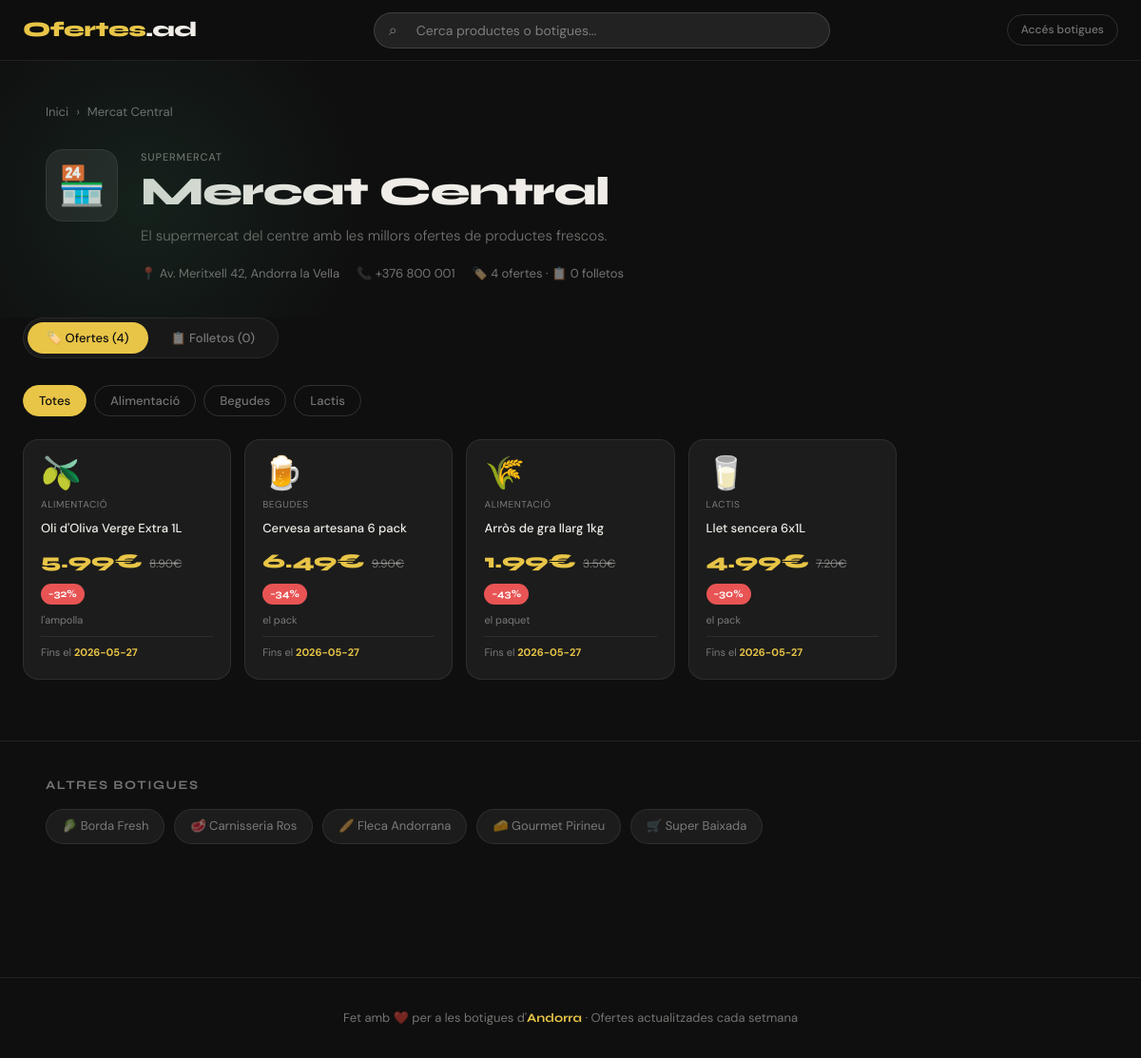
Page /negoci/1 on the committed database.
### tables this page shows
CREATE TABLE businesses (
            id        INTEGER PRIMARY KEY AUTOINCREMENT,
            name      TEXT NOT NULL,
            category  TEXT NOT NULL,
            logo      TEXT DEFAULT '🏪',
            color     TEXT DEFAULT '#2D6A4F',
            accent    TEXT DEFAULT '#52B788',
            description TEXT DEFAULT '',
            location  TEXT DEFAULT '',
            phone     TEXT DEFAULT '',
            username  TEXT UNIQUE NOT NULL,
            password  TEXT NOT NULL,
            active    INTEGER DEFAULT 1,
            created   TEXT DEFAULT (datetime('now'))
        );

CREATE TABLE ofertes (
            id           INTEGER PRIMARY KEY AUTOINCREMENT,
            business_id  INTEGER NOT NULL,
            name         TEXT NOT NULL,
            emoji        TEXT DEFAULT '🛒',
            description  TEXT DEFAULT '',
            original_price REAL NOT NULL,
            offer_price  REAL NOT NULL,
            unit         TEXT DEFAULT '',
            category     TEXT DEFAULT '',
            image        TEXT DEFAULT '',
            valid_from   TEXT NOT NULL,
            valid_until  TEXT NOT NULL,
            featured     INTEGER DEFAULT 0,
            created      TEXT DEFAULT (datetime('now')),
            FOREIGN KEY (business_id) REFERENCES businesses(id)
        );

### app.py (the view)
@app.route('/negoci/<int:bid>')
def business(bid):
    db = get_db()
    today = today_str()
    b = db.execute("SELECT * FROM businesses WHERE id=? AND active=1", (bid,)).fetchone()
    if not b:
        return redirect(url_for('index'))
    ofertes = db.execute("""
        SELECT * FROM ofertes WHERE business_id=?
        AND valid_from<=? AND valid_until>=?
        ORDER BY featured DESC, created DESC""", (bid, today, today)).fetchall()
    folletos = db.execute("""
        SELECT * FROM folletos WHERE business_id=?
        AND valid_from<=? AND valid_until>=?
        ORDER BY created DESC""", (bid, today, today)).fetchall()
    categories = sorted(set(o['category'] for o in ofertes if o['category']))
    all_businesses = db.execute("SELECT * FROM businesses WHERE active=1 ORDER BY name").fetchall()
    return render_template('business.html', b=b, ofertes=ofertes,
                           folletos=folletos, categories=categories,
                           all_businesses=all_businesses)

### app.py (called while the page is built)
def get_db():
    conn = sqlite3.connect(DB_PATH)
    conn.row_factory = sqlite3.Row
    conn.execute("PRAGMA journal_mode=WAL")
    return conn

def today_str():
    return date.today().isoformat()

### templates/business.html (shortened to what this page needs)
{% extends "base.html" %}
{% block content %}
<section class="biz-hero">
  <div class="container">
    <div class="breadcrumb"><a href="/">Inici</a><span>›</span><span>{{b.name}}</span></div>
    <div class="hero-inner">
      <div class="logo-xl">{{b.logo}}</div>
      <div>
        <div class="biz-cat2">{{b.category}}</div>
        <h1 class="biz-name2">{{b.name}}</h1>
        <p class="biz-desc2">{{b.description}}</p>
        <div class="biz-meta">
          {% if b.location %}<div class="biz-meta-item">📍 {{b.location}}</div>{% endif %}
          {% if b.phone %}<div class="biz-meta-item">📞 {{b.phone}}</div>{% endif %}
          <div class="biz-meta-item">🏷️ {{ofertes|length}} ofertes · 📋 {{folletos|length}} folletos</div>
        </div>
      </div>
    </div>
  </div>
</section>
<div class="container" style="padding-bottom:64px">
  <div class="tabs">
    <button class="tab active" onclick="showTab('ofertes',this)">🏷️ Ofertes ({{ofertes|length}})</button>
    <button class="tab" onclick="showTab('folletos',this)">📋 Folletos ({{folletos|length}})</button>
  </div>
  <div id="tab-ofertes">
    {% if categories %}
    <div class="cat-tabs" id="catTabs">
      <button class="cat-chip active" data-cat="">Totes</button>
      {% for cat in categories %}<button class="cat-chip" data-cat="{{cat}}">{{cat}}</button>{% endfor %}
    </div>
    {% endif %}
    <div class="offers-grid" id="offersGrid">
      {% if ofertes %}
        {% for o in ofertes %}
        {% set d=((1-o.offer_price/o.original_price)*100)|int %}
        <div class="offer-card" data-cat="{{o.category}}">
          <span class="o-emoji">{{o.emoji}}</span>
          <div class="o-cat">{{o.category}}</div>
          <div class="o-name">{{o.name}}</div>
          <div class="o-prices">
            <span class="o-new">{{"%.2f"|format(o.offer_price)}}€</span>
            <span class="o-old">{{"%.2f"|format(o.original_price)}}€</span>
            <span class="discount">−{{d}}%</span>
          </div>
          <div class="o-unit">{{o.unit}}</div>
          <div class="o-footer"><span class="o-valid">Fins el <strong>{{o.valid_until}}</strong></span></div>
        </div>
        {% endfor %}
      {% else %}
        <div class="empty">Cap oferta activa en aquest moment</div>
      {% endif %}
    </div>
  </div>
</div>
<div style="border-top:1px solid var(--border);padding:36px 24px 56px">
  <div class="container">
    <div class="section-heading" style="margin-bottom:14px">Altres botigues</div>
    <div class="others-scroll">
      {% for ob in all_businesses %}{% if ob.id != b.id %}
      <a href="/negoci/{{ob.id}}" class="other-chip">{{ob.logo}} {{ob.name}}</a>
      {% endif %}{% endfor %}
    </div>
  </div>
</div>
{% endblock %}

### templates/base.html (shortened to what this page needs)
<!DOCTYPE html>
<html lang="ca">
<head>
</head>
<body>
<nav>
  <a href="/" class="nav-logo">Ofertes<span>.ad</span></a>
  <div class="search-wrap">
    <span class="search-icon">⌕</span>
    <input type="text" id="gSearch" placeholder="Cerca productes o botigues..." autocomplete="off">
  </div>
  <div class="nav-actions">
    {% if session.business_id %}
      <a href="/panel" class="btn btn-accent btn-sm">⚙ Panel</a>
      <a href="/logout" class="btn btn-ghost btn-sm">Sortir</a>
    {% else %}
      <a href="/login" class="btn btn-ghost btn-sm">Accés botigues</a>
    {% endif %}
  </div>
</nav>
{% block content %}{% endblock %}
<footer>
  <div>Fet amb ❤️ per a les botigues d'<strong>Andorra</strong> · Ofertes actualitzades cada setmana</div>
</footer>
</body>
</html>

### templates/base.html (style rules this page uses)
*,*::before,*::after { box-sizing:border-box;margin:0;padding:0 }
:root { --bg:#0F0F0F;--bg2:#181818;--bg3:#222;--card:#1C1C1C; --border:rgba(255,255,255,.08);--border2:rgba(255,255,255,.14); --text:#F0EDE8;--muted:rgba(240,237,232,.45); --accent:#E8C547;--red:#E85454;--green:#52C97A; --radius:16px;--radius-sm:10px; --shadow:0 4px 24px rgba(0,0,0,.4);--shadow-lg:0 8px 48px rgba(0,0,0,.6); }
html { scroll-behavior:smooth }
body { background:var(--bg);color:var(--text);font-family:'DM Sans',sans-serif;font-size:15px;line-height:1.6;min-height:100vh }
nav { position:sticky;top:0;z-index:100;background:rgba(15,15,15,.88);backdrop-filter:blur(20px);border-bottom:1px solid var(--border);padding:0 24px;height:64px;display:flex;align-items:center;justify-content:space-between;gap:16px }
.nav-logo { font-family:'Syne',sans-serif;font-weight:800;font-size:22px;color:var(--accent);text-decoration:none;letter-spacing:-.5px;flex-shrink:0 }
.nav-logo span { color:var(--text) }
.search-wrap { flex:1;max-width:480px;position:relative }
.search-wrap input { width:100%;background:var(--bg3);border:1px solid var(--border2);border-radius:50px;padding:9px 20px 9px 44px;font-family:'DM Sans',sans-serif;font-size:14px;color:var(--text);outline:none;transition:border-color .2s,background .2s }
.search-wrap input::placeholder { color:var(--muted) }
.search-icon { position:absolute;left:16px;top:50%;transform:translateY(-50%);color:var(--muted);font-size:16px;pointer-events:none }
.nav-actions { display:flex;align-items:center;gap:10px;flex-shrink:0 }
.container { max-width:1200px;margin:0 auto;padding:0 24px }
.btn { display:inline-flex;align-items:center;gap:6px;padding:9px 20px;border-radius:50px;font-family:'DM Sans',sans-serif;font-size:13px;font-weight:500;cursor:pointer;text-decoration:none;border:none;transition:all .2s }
.btn-ghost { background:transparent;color:var(--muted);border:1px solid var(--border2) }
.btn-sm { padding:6px 14px;font-size:12px }
.discount { display:inline-block;background:var(--red);color:#fff;font-family:'Syne',sans-serif;font-weight:700;font-size:11px;padding:2px 8px;border-radius:50px }
.section-heading { font-family:'Syne',sans-serif;font-weight:700;font-size:13px;letter-spacing:.12em;text-transform:uppercase;color:var(--muted);margin-bottom:20px }
footer { margin-top:80px;border-top:1px solid var(--border);padding:32px 24px;text-align:center;font-size:13px;color:var(--muted) }
footer strong { color:var(--accent);font-family:'Syne',sans-serif }

### rows in the picture
businesses: name "Mercat Central", logo "🏪", category "SUPERMERCAT", description "El supermercat del centre amb les millors ofertes de productes frescos.", location "Av. Meritxell 42, Andorra la Vella", phone "+376 800 001"
ofertes: category "Alimentació", emoji "🫒", category "ALIMENTACIÓ", name "Oli d'Oliva Verge Extra 1L", offer_price "5.99", original_price "8.90", d "32", unit "l'ampolla", valid_until "2026-05-27"
ofertes: category "Begudes", emoji "🍺", category "BEGUDES", name "Cervesa artesana 6 pack", offer_price "6.49", original_price "9.90", d "34", unit "el pack", valid_until "2026-05-27"
ofertes: category "Lactis", emoji "🥛", category "LACTIS", name "Llet sencera 6x1L", offer_price "4.99", original_price "7.20", d "30", unit "el pack", valid_until "2026-05-27"
ofertes: emoji "🌾", category "ALIMENTACIÓ", name "Arròs de gra llarg 1kg", offer_price "1.99", original_price "3.50", d "43", unit "el paquet", valid_until "2026-05-27"
businesses: logo "🥬", name "Borda Fresh"
businesses: logo "🥩", name "Carnisseria Ros"
businesses: logo "🥖", name "Fleca Andorrana"
businesses: logo "🧀", name "Gourmet Pirineu"
businesses: logo "🛒", name "Super Baixada"

### other values in the picture
{{ ofertes|length }} "4"
{{ folletos|length }} "0"
